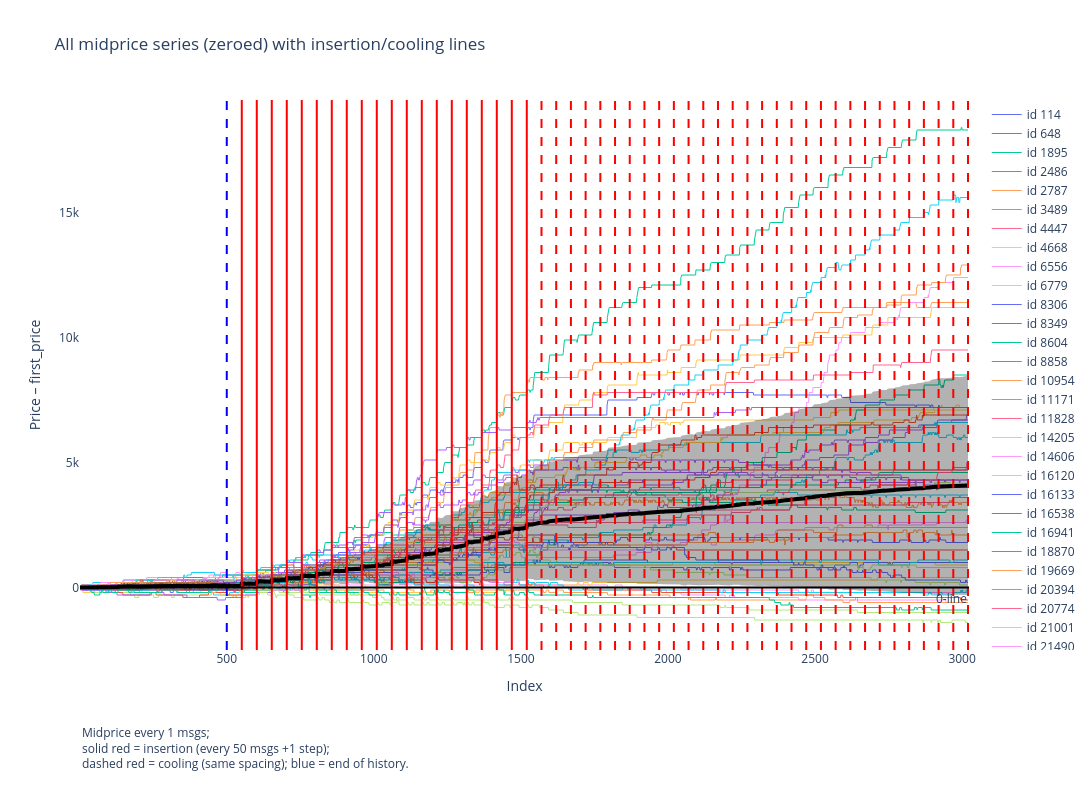

Write notebook code for a chart like this one.
### Code cell
fig, mean_series, std_series = plot_midprice_series_with_mean_std(
    merged=merged,
    all_series=all_series,
    x=x,
    hist_steps=hist_steps,
    gen_block=gen_block,
    num_insertions=num_insertions,
    num_coolings=num_coolings,
    n_gen_msgs=n_gen_msgs,
    midprice_step_size=midprice_step_size,
)
fig.show()

### Figure 1 — Plotly figure (JSON) as saved in the notebook; plotly's stock layout.template omitted (floating-point values rounded to 4 significant figures; data arrays with more than 128 entries replaced by an {"elided": "..."} marker saying what was removed)
{"data": [{"hoverinfo": "skip", "line": {"width": 1}, "mode": "lines", "name": "id 114", "opacity": 1, "type": "scatter", "x": {"elided": "3020 int values"}, "y": {"elided": "3020 int values"}}, {"hoverinfo": "skip", "line": {"width": 1}, "mode": "lines", "name": "id 648", "opacity": 1, "type": "scatter", "x": {"elided": "3020 int values"}, "y": {"elided": "3020 int values"}}, {"hoverinfo": "skip", "line": {"width": 1}, "mode": "lines", "name": "id 1895", "opacity": 1, "type": "scatter", "x": {"elided": "3020 int values"}, "y": {"elided": "3020 int values"}}, {"hoverinfo": "skip", "line": {"width": 1}, "mode": "lines", "name": "id 2486", "opacity": 1, "type": "scatter", "x": {"elided": "3020 int values"}, "y": {"elided": "3020 int values"}}, {"hoverinfo": "skip", "line": {"width": 1}, "mode": "lines", "name": "id 2787", "opacity": 1, "type": "scatter", "x": {"elided": "3020 int values"}, "y": {"elided": "3020 int values"}}, {"hoverinfo": "skip", "line": {"width": 1}, "mode": "lines", "name": "id 3489", "opacity": 1, "type": "scatter", "x": {"elided": "3020 int values"}, "y": {"elided": "3020 int values"}}, {"hoverinfo": "skip", "line": {"width": 1}, "mode": "lines", "name": "id 4447", "opacity": 1, "type": "scatter", "x": {"elided": "3020 int values"}, "y": {"elided": "3020 int values"}}, {"hoverinfo": "skip", "line": {"width": 1}, "mode": "lines", "name": "id 4668", "opacity": 1, "type": "scatter", "x": {"elided": "3020 int values"}, "y": {"elided": "3020 int values"}}, {"hoverinfo": "skip", "line": {"width": 1}, "mode": "lines", "name": "id 6556", "opacity": 1, "type": "scatter", "x": {"elided": "3020 int values"}, "y": {"elided": "3020 int values"}}, {"hoverinfo": "skip", "line": {"width": 1}, "mode": "lines", "name": "id 6779", "opacity": 1, "type": "scatter", "x": {"elided": "3020 int values"}, "y": {"elided": "3020 int values"}}, {"hoverinfo": "skip", "line": {"width": 1}, "mode": "lines", "name": "id 8306", "opacity": 1, "type": "scatter", "x": {"elided": "3020 int values"}, "y": {"elided": "3020 int values"}}, {"hoverinfo": "skip", "line": {"width": 1}, "mode": "lines", "name": "id 8349", "opacity": 1, "type": "scatter", "x": {"elided": "3020 int values"}, "y": {"elided": "3020 int values"}}, {"hoverinfo": "skip", "line": {"width": 1}, "mode": "lines", "name": "id 8604", "opacity": 1, "type": "scatter", "x": {"elided": "3020 int values"}, "y": {"elided": "3020 int values"}}, {"hoverinfo": "skip", "line": {"width": 1}, "mode": "lines", "name": "id 8858", "opacity": 1, "type": "scatter", "x": {"elided": "3020 int values"}, "y": {"elided": "3020 int values"}}, {"hoverinfo": "skip", "line": {"width": 1}, "mode": "lines", "name": "id 10954", "opacity": 1, "type": "scatter", "x": {"elided": "3020 int values"}, "y": {"elided": "3020 int values"}}, {"hoverinfo": "skip", "line": {"width": 1}, "mode": "lines", "name": "id 11171", "opacity": 1, "type": "scatter", "x": {"elided": "3020 int values"}, "y": {"elided": "3020 int values"}}, {"hoverinfo": "skip", "line": {"width": 1}, "mode": "lines", "name": "id 11828", "opacity": 1, "type": "scatter", "x": {"elided": "3020 int values"}, "y": {"elided": "3020 int values"}}, {"hoverinfo": "skip", "line": {"width": 1}, "mode": "lines", "name": "id 14205", "opacity": 1, "type": "scatter", "x": {"elided": "3020 int values"}, "y": {"elided": "3020 int values"}}, {"hoverinfo": "skip", "line": {"width": 1}, "mode": "lines", "name": "id 14606", "opacity": 1, "type": "scatter", "x": {"elided": "3020 int values"}, "y": {"elided": "3020 int values"}}, {"hoverinfo": "skip", "line": {"width": 1}, "mode": "lines", "name": "id 16120", "opacity": 1, "type": "scatter", "x": {"elided": "3020 int values"}, "y": {"elided": "3020 int values"}}, {"hoverinfo": "skip", "line": {"width": 1}, "mode": "lines", "name": "id 16133", "opacity": 1, "type": "scatter", "x": {"elided": "3020 int values"}, "y": {"elided": "3020 int values"}}, {"hoverinfo": "skip", "line": {"width": 1}, "mode": "lines", "name": "id 16538", "opacity": 1, "type": "scatter", "x": {"elided": "3020 int values"}, "y": {"elided": "3020 int values"}}, {"hoverinfo": "skip", "line": {"width": 1}, "mode": "lines", "name": "id 16941", "opacity": 1, "type": "scatter", "x": {"elided": "3020 int values"}, "y": {"elided": "3020 int values"}}, {"hoverinfo": "skip", "line": {"width": 1}, "mode": "lines", "name": "id 18870", "opacity": 1, "type": "scatter", "x": {"elided": "3020 int values"}, "y": {"elided": "3020 int values"}}, {"hoverinfo": "skip", "line": {"width": 1}, "mode": "lines", "name": "id 19669", "opacity": 1, "type": "scatter", "x": {"elided": "3020 int values"}, "y": {"elided": "3020 int values"}}, {"hoverinfo": "skip", "line": {"width": 1}, "mode": "lines", "name": "id 20394", "opacity": 1, "type": "scatter", "x": {"elided": "3020 int values"}, "y": {"elided": "3020 int values"}}, {"hoverinfo": "skip", "line": {"width": 1}, "mode": "lines", "name": "id 20774", "opacity": 1, "type": "scatter", "x": {"elided": "3020 int values"}, "y": {"elided": "3020 int values"}}, {"hoverinfo": "skip", "line": {"width": 1}, "mode": "lines", "name": "id 21001", "opacity": 1, "type": "scatter", "x": {"elided": "3020 int values"}, "y": {"elided": "3020 int values"}}, {"hoverinfo": "skip", "line": {"width": 1}, "mode": "lines", "name": "id 21490", "opacity": 1, "type": "scatter", "x": {"elided": "3020 int values"}, "y": {"elided": "3020 int values"}}, {"hoverinfo": "skip", "line": {"width": 1}, "mode": "lines", "name": "id 22181", "opacity": 1, "type": "scatter", "x": {"elided": "3020 int values"}, "y": {"elided": "3020 int values"}}, {"hoverinfo": "skip", "line": {"width": 1}, "mode": "lines", "name": "id 23105", "opacity": 1, "type": "scatter", "x": {"elided": "3020 int values"}, "y": {"elided": "3020 int values"}}, {"hoverinfo": "skip", "line": {"width": 1}, "mode": "lines", "name": "id 23718", "opacity": 1, "type": "scatter", "x": {"elided": "3020 int values"}, "y": {"elided": "3020 int values"}}, {"hoverinfo": "skip", "line": {"width": 1}, "mode": "lines", "name": "id 24620", "opacity": 1, "type": "scatter", "x": {"elided": "3020 int values"}, "y": {"elided": "3020 int values"}}, {"hoverinfo": "skip", "line": {"width": 1}, "mode": "lines", "name": "id 25093", "opacity": 1, "type": "scatter", "x": {"elided": "3020 int values"}, "y": {"elided": "3020 int values"}}, {"hoverinfo": "skip", "line": {"width": 1}, "mode": "lines", "name": "id 26578", "opacity": 1, "type": "scatter", "x": {"elided": "3020 int values"}, "y": {"elided": "3020 int values"}}, {"hoverinfo": "skip", "line": {"width": 1}, "mode": "lines", "name": "id 27465", "opacity": 1, "type": "scatter", "x": {"elided": "3020 int values"}, "y": {"elided": "3020 int values"}}, {"hoverinfo": "skip", "line": {"width": 1}, "mode": "lines", "name": "id 27531", "opacity": 1, "type": "scatter", "x": {"elided": "3020 int values"}, "y": {"elided": "3020 int values"}}, {"hoverinfo": "skip", "line": {"width": 1}, "mode": "lines", "name": "id 27817", "opacity": 1, "type": "scatter", "x": {"elided": "3020 int values"}, "y": {"elided": "3020 int values"}}, {"hoverinfo": "skip", "line": {"width": 1}, "mode": "lines", "name": "id 27859", "opacity": 1, "type": "scatter", "x": {"elided": "3020 int values"}, "y": {"elided": "3020 int values"}}, {"hoverinfo": "skip", "line": {"width": 1}, "mode": "lines", "name": "id 28846", "opacity": 1, "type": "scatter", "x": {"elided": "3020 int values"}, "y": {"elided": "3020 int values"}}, {"hoverinfo": "skip", "line": {"width": 1}, "mode": "lines", "name": "id 29206", "opacity": 1, "type": "scatter", "x": {"elided": "3020 int values"}, "y": {"elided": "3020 int values"}}, {"hoverinfo": "skip", "line": {"width": 1}, "mode": "lines", "name": "id 29628", "opacity": 1, "type": "scatter", "x": {"elided": "3020 int values"}, "y": {"elided": "3020 int values"}}, {"hoverinfo": "skip", "line": {"width": 1}, "mode": "lines", "name": "id 30910", "opacity": 1, "type": "scatter", "x": {"elided": "3020 int values"}, "y": {"elided": "3020 int values"}}, {"hoverinfo": "skip", "line": {"width": 1}, "mode": "lines", "name": "id 31545", "opacity": 1, "type": "scatter", "x": {"elided": "3020 int values"}, "y": {"elided": "3020 int values"}}, {"hoverinfo": "skip", "line": {"width": 1}, "mode": "lines", "name": "id 31848", "opacity": 1, "type": "scatter", "x": {"elided": "3020 int values"}, "y": {"elided": "3020 int values"}}, {"hoverinfo": "skip", "line": {"width": 1}, "mode": "lines", "name": "id 32404", "opacity": 1, "type": "scatter", "x": {"elided": "3020 int values"}, "y": {"elided": "3020 int values"}}, {"hoverinfo": "skip", "line": {"width": 1}, "mode": "lines", "name": "id 32516", "opacity": 1, "type": "scatter", "x": {"elided": "3020 int values"}, "y": {"elided": "3020 int values"}}, {"hoverinfo": "skip", "line": {"width": 1}, "mode": "lines", "name": "id 32665", "opacity": 1, "type": "scatter", "x": {"elided": "3020 int values"}, "y": {"elided": "3020 int values"}}, {"hoverinfo": "skip", "line": {"width": 1}, "mode": "lines", "name": "id 32904", "opacity": 1, "type": "scatter", "x": {"elided": "3020 int values"}, "y": {"elided": "3020 int values"}}, {"hoverinfo": "skip", "line": {"width": 1}, "mode": "lines", "name": "id 33058", "opacity": 1, "type": "scatter", "x": {"elided": "3020 int values"}, "y": {"elided": "3020 int values"}}, {"hoverinfo": "skip", "line": {"width": 1}, "mode": "lines", "name": "id 33074", "opacity": 1, "type": "scatter", "x": {"elided": "3020 int values"}, "y": {"elided": "3020 int values"}}, {"hoverinfo": "skip", "line": {"width": 1}, "mode": "lines", "name": "id 35217", "opacity": 1, "type": "scatter", "x": {"elided": "3020 int values"}, "y": {"elided": "3020 int values"}}, {"hoverinfo": "skip", "line": {"width": 1}, "mode": "lines", "name": "id 35827", "opacity": 1, "type": "scatter", "x": {"elided": "3020 int values"}, "y": {"elided": "3020 int values"}}, {"hoverinfo": "skip", "line": {"width": 1}, "mode": "lines", "name": "id 36336", "opacity": 1, "type": "scatter", "x": {"elided": "3020 int values"}, "y": {"elided": "3020 int values"}}, {"hoverinfo": "skip", "line": {"width": 1}, "mode": "lines", "name": "id 37341", "opacity": 1, "type": "scatter", "x": {"elided": "3020 int values"}, "y": {"elided": "3020 int values"}}, {"hoverinfo": "skip", "line": {"width": 1}, "mode": "lines", "name": "id 38336", "opacity": 1, "type": "scatter", "x": {"elided": "3020 int values"}, "y": {"elided": "3020 int values"}}, {"fill": "toself", "fillcolor": "rgba(0,0,0,0.3)", "hoverinfo": "skip", "line": {"color": "rgba(0,0,0,0)"}, "name": "±1 std", "showlegend": true, "type": "scatter", "x": {"elided": "6040 int values"}, "y": {"elided": "6040 float values"}}, {"line": {"color": "black", "width": 4}, "mode": "lines", "name": "Mean", "type": "scatter", "x": {"elided": "3020 int values"}, "y": {"elided": "3020 float values"}}], "layout": {"annotations": [{"showarrow": false, "text": "0-line", "x": 1, "xanchor": "right", "xref": "x domain", "y": 0, "yanchor": "top", "yref": "y"}, {"align": "left", "showarrow": false, "text": "Midprice every 1 msgs;<br>solid red = insertion (every 50 msgs +1 step);<br>dashed red = cooling (same spacing); blue = end of history.", "x": 0, "xref": "paper", "y": -0.225, "yref": "paper"}], "height": 800, "hovermode": "x unified", "margin": {"b": 150}, "shapes": [{"line": {"color": "blue", "dash": "dash", "width": 2}, "type": "line", "x0": 500, "x1": 500, "xref": "x", "y0": 0, "y1": 1, "yref": "y domain"}, {"line": {"color": "red", "dash": "solid", "width": 2}, "type": "line", "x0": 551, "x1": 551, "xref": "x", "y0": 0, "y1": 1, "yref": "y domain"}, {"line": {"color": "red", "dash": "solid", "width": 2}, "type": "line", "x0": 602, "x1": 602, "xref": "x", "y0": 0, "y1": 1, "yref": "y domain"}, {"line": {"color": "red", "dash": "solid", "width": 2}, "type": "line", "x0": 653, "x1": 653, "xref": "x", "y0": 0, "y1": 1, "yref": "y domain"}, {"line": {"color": "red", "dash": "solid", "width": 2}, "type": "line", "x0": 704, "x1": 704, "xref": "x", "y0": 0, "y1": 1, "yref": "y domain"}, {"line": {"color": "red", "dash": "solid", "width": 2}, "type": "line", "x0": 755, "x1": 755, "xref": "x", "y0": 0, "y1": 1, "yref": "y domain"}, {"line": {"color": "red", "dash": "solid", "width": 2}, "type": "line", "x0": 806, "x1": 806, "xref": "x", "y0": 0, "y1": 1, "yref": "y domain"}, {"line": {"color": "red", "dash": "solid", "width": 2}, "type": "line", "x0": 857, "x1": 857, "xref": "x", "y0": 0, "y1": 1, "yref": "y domain"}, {"line": {"color": "red", "dash": "solid", "width": 2}, "type": "line", "x0": 908, "x1": 908, "xref": "x", "y0": 0, "y1": 1, "yref": "y domain"}, {"line": {"color": "red", "dash": "solid", "width": 2}, "type": "line", "x0": 959, "x1": 959, "xref": "x", "y0": 0, "y1": 1, "yref": "y domain"}, {"line": {"color": "red", "dash": "solid", "width": 2}, "type": "line", "x0": 1010, "x1": 1010, "xref": "x", "y0": 0, "y1": 1, "yref": "y domain"}, {"line": {"color": "red", "dash": "solid", "width": 2}, "type": "line", "x0": 1061, "x1": 1061, "xref": "x", "y0": 0, "y1": 1, "yref": "y domain"}, {"line": {"color": "red", "dash": "solid", "width": 2}, "type": "line", "x0": 1112, "x1": 1112, "xref": "x", "y0": 0, "y1": 1, "yref": "y domain"}, {"line": {"color": "red", "dash": "solid", "width": 2}, "type": "line", "x0": 1163, "x1": 1163, "xref": "x", "y0": 0, "y1": 1, "yref": "y domain"}, {"line": {"color": "red", "dash": "solid", "width": 2}, "type": "line", "x0": 1214, "x1": 1214, "xref": "x", "y0": 0, "y1": 1, "yref": "y domain"}, {"line": {"color": "red", "dash": "solid", "width": 2}, "type": "line", "x0": 1265, "x1": 1265, "xref": "x", "y0": 0, "y1": 1, "yref": "y domain"}, {"line": {"color": "red", "dash": "solid", "width": 2}, "type": "line", "x0": 1316, "x1": 1316, "xref": "x", "y0": 0, "y1": 1, "yref": "y domain"}, {"line": {"color": "red", "dash": "solid", "width": 2}, "type": "line", "x0": 1367, "x1": 1367, "xref": "x", "y0": 0, "y1": 1, "yref": "y domain"}, {"line": {"color": "red", "dash": "solid", "width": 2}, "type": "line", "x0": 1418, "x1": 1418, "xref": "x", "y0": 0, "y1": 1, "yref": "y domain"}, {"line": {"color": "red", "dash": "solid", "width": 2}, "type": "line", "x0": 1469, "x1": 1469, "xref": "x", "y0": 0, "y1": 1, "yref": "y domain"}, {"line": {"color": "red", "dash": "solid", "width": 2}, "type": "line", "x0": 1520, "x1": 1520, "xref": "x", "y0": 0, "y1": 1, "yref": "y domain"}, {"line": {"color": "red", "dash": "dash", "width": 2}, "type": "line", "x0": 1570, "x1": 1570, "xref": "x", "y0": 0, "y1": 1, "yref": "y domain"}, {"line": {"color": "red", "dash": "dash", "width": 2}, "type": "line", "x0": 1620, "x1": 1620, "xref": "x", "y0": 0, "y1": 1, "yref": "y domain"}, {"line": {"color": "red", "dash": "dash", "width": 2}, "type": "line", "x0": 1670, "x1": 1670, "xref": "x", "y0": 0, "y1": 1, "yref": "y domain"}, {"line": {"color": "red", "dash": "dash", "width": 2}, "type": "line", "x0": 1720, "x1": 1720, "xref": "x", "y0": 0, "y1": 1, "yref": "y domain"}, {"line": {"color": "red", "dash": "dash", "width": 2}, "type": "line", "x0": 1770, "x1": 1770, "xref": "x", "y0": 0, "y1": 1, "yref": "y domain"}, {"line": {"color": "red", "dash": "dash", "width": 2}, "type": "line", "x0": 1820, "x1": 1820, "xref": "x", "y0": 0, "y1": 1, "yref": "y domain"}, {"line": {"color": "red", "dash": "dash", "width": 2}, "type": "line", "x0": 1870, "x1": 1870, "xref": "x", "y0": 0, "y1": 1, "yref": "y domain"}, {"line": {"color": "red", "dash": "dash", "width": 2}, "type": "line", "x0": 1920, "x1": 1920, "xref": "x", "y0": 0, "y1": 1, "yref": "y domain"}, {"line": {"color": "red", "dash": "dash", "width": 2}, "type": "line", "x0": 1970, "x1": 1970, "xref": "x", "y0": 0, "y1": 1, "yref": "y domain"}, {"line": {"color": "red", "dash": "dash", "width": 2}, "type": "line", "x0": 2020, "x1": 2020, "xref": "x", "y0": 0, "y1": 1, "yref": "y domain"}, {"line": {"color": "red", "dash": "dash", "width": 2}, "type": "line", "x0": 2070, "x1": 2070, "xref": "x", "y0": 0, "y1": 1, "yref": "y domain"}, {"line": {"color": "red", "dash": "dash", "width": 2}, "type": "line", "x0": 2120, "x1": 2120, "xref": "x", "y0": 0, "y1": 1, "yref": "y domain"}, {"line": {"color": "red", "dash": "dash", "width": 2}, "type": "line", "x0": 2170, "x1": 2170, "xref": "x", "y0": 0, "y1": 1, "yref": "y domain"}, {"line": {"color": "red", "dash": "dash", "width": 2}, "type": "line", "x0": 2220, "x1": 2220, "xref": "x", "y0": 0, "y1": 1, "yref": "y domain"}, {"line": {"color": "red", "dash": "dash", "width": 2}, "type": "line", "x0": 2270, "x1": 2270, "xref": "x", "y0": 0, "y1": 1, "yref": "y domain"}, {"line": {"color": "red", "dash": "dash", "width": 2}, "type": "line", "x0": 2320, "x1": 2320, "xref": "x", "y0": 0, "y1": 1, "yref": "y domain"}, {"line": {"color": "red", "dash": "dash", "width": 2}, "type": "line", "x0": 2370, "x1": 2370, "xref": "x", "y0": 0, "y1": 1, "yref": "y domain"}, {"line": {"color": "red", "dash": "dash", "width": 2}, "type": "line", "x0": 2420, "x1": 2420, "xref": "x", "y0": 0, "y1": 1, "yref": "y domain"}, {"line": {"color": "red", "dash": "dash", "width": 2}, "type": "line", "x0": 2470, "x1": 2470, "xref": "x", "y0": 0, "y1": 1, "yref": "y domain"}, {"line": {"color": "red", "dash": "dash", "width": 2}, "type": "line", "x0": 2520, "x1": 2520, "xref": "x", "y0": 0, "y1": 1, "yref": "y domain"}, {"line": {"color": "red", "dash": "dash", "width": 2}, "type": "line", "x0": 2570, "x1": 2570, "xref": "x", "y0": 0, "y1": 1, "yref": "y domain"}, {"line": {"color": "red", "dash": "dash", "width": 2}, "type": "line", "x0": 2620, "x1": 2620, "xref": "x", "y0": 0, "y1": 1, "yref": "y domain"}, {"line": {"color": "red", "dash": "dash", "width": 2}, "type": "line", "x0": 2670, "x1": 2670, "xref": "x", "y0": 0, "y1": 1, "yref": "y domain"}, {"line": {"color": "red", "dash": "dash", "width": 2}, "type": "line", "x0": 2720, "x1": 2720, "xref": "x", "y0": 0, "y1": 1, "yref": "y domain"}, {"line": {"color": "red", "dash": "dash", "width": 2}, "type": "line", "x0": 2770, "x1": 2770, "xref": "x", "y0": 0, "y1": 1, "yref": "y domain"}, {"line": {"color": "red", "dash": "dash", "width": 2}, "type": "line", "x0": 2820, "x1": 2820, "xref": "x", "y0": 0, "y1": 1, "yref": "y domain"}, {"line": {"color": "red", "dash": "dash", "width": 2}, "type": "line", "x0": 2870, "x1": 2870, "xref": "x", "y0": 0, "y1": 1, "yref": "y domain"}, {"line": {"color": "red", "dash": "dash", "width": 2}, "type": "line", "x0": 2920, "x1": 2920, "xref": "x", "y0": 0, "y1": 1, "yref": "y domain"}, {"line": {"color": "red", "dash": "dash", "width": 2}, "type": "line", "x0": 2970, "x1": 2970, "xref": "x", "y0": 0, "y1": 1, "yref": "y domain"}, {"line": {"color": "red", "dash": "dash", "width": 2}, "type": "line", "x0": 3020, "x1": 3020, "xref": "x", "y0": 0, "y1": 1, "yref": "y domain"}, {"line": {"color": "black", "dash": "solid", "width": 2}, "type": "line", "x0": 0, "x1": 1, "xref": "x domain", "y0": 0, "y1": 0, "yref": "y"}], "title": {"text": "All midprice series (zeroed) with insertion/cooling lines"}, "width": 1200, "xaxis": {"showgrid": false, "title": {"text": "Index"}}, "yaxis": {"showgrid": false, "title": {"text": "Price – first_price"}}}}
